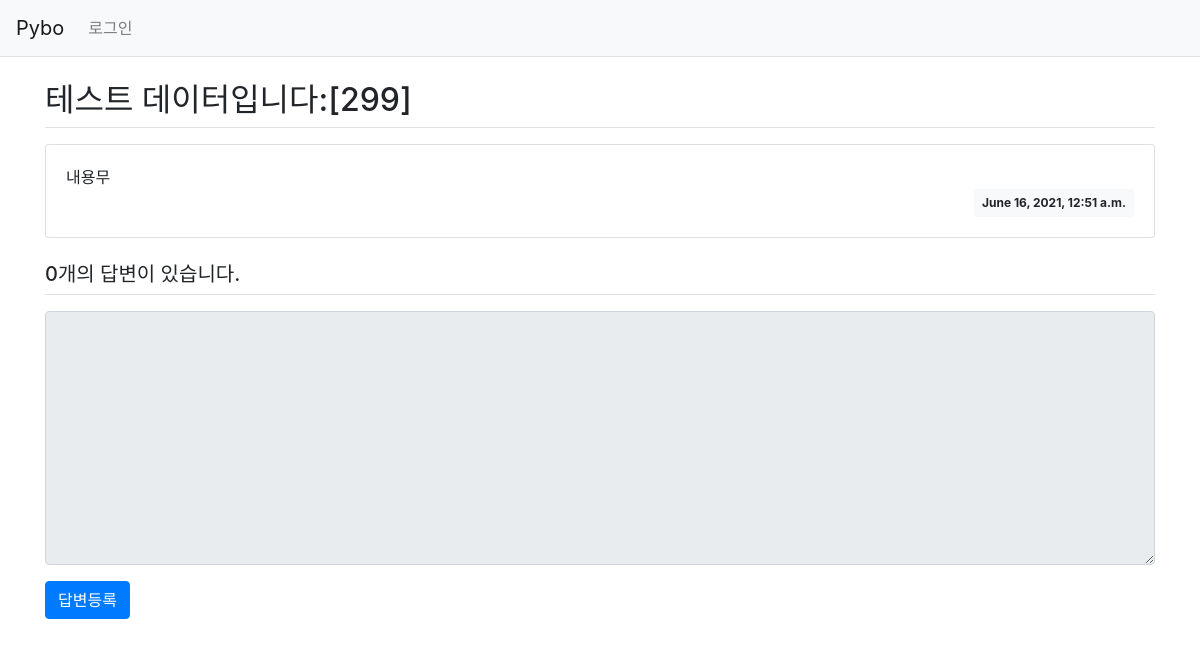
Before: /pybo/305/ with the older database file.
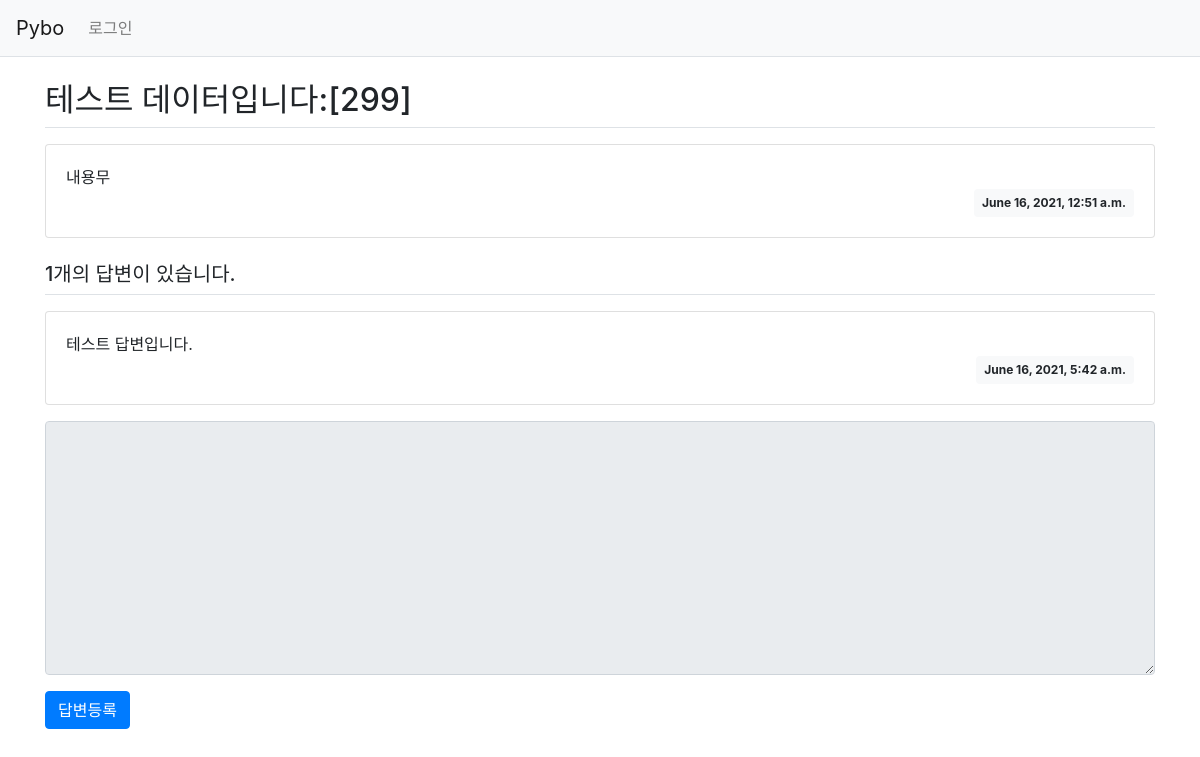
After: the same page with the newer database file.
### pybo/models.py (models this page shows, shortened)
class Question(models.Model):
    author = models.ForeignKey(User, on_delete=models.CASCADE)
    subject = models.CharField(max_length=200)
    content = models.TextField()
    create_date = models.DateTimeField()

class Answer(models.Model):
    author = models.ForeignKey(User, on_delete=models.CASCADE)
    question = models.ForeignKey(Question, on_delete=models.CASCADE)
    content = models.TextField()
    create_date = models.DateTimeField()

### pybo/views.py (the view)
# urls.py: path('<int:question_id>/', views.detail, name='detail'),
def detail(request, question_id):
    question = get_object_or_404(Question, pk=question_id)
    context = {'question': question}
    return render(request, 'pybo/question_detail.html', context)

### templates/pybo/question_detail.html (shortened to what this page needs)
{% extends 'base.html' %}
{% block content %}
<div class="container my-3">
    <h2 class="border-bottom py-2">{{ question.subject }}</h2>
    <div class="card my-3">
        <div class="card-body">
            <div class="card-text" style="white-space: pre-line;">{{ question.content }}</div>
            <div class="d-flex justify-content-end">
                <div class="badge badge-light p-2">
                    {{ question.create_date }}
                </div>
            </div>
        </div>
    </div>
    <h5 class="border-bottom my-3 py-2">{{question.answer_set.count}}개의 답변이 있습니다.</h5>
    {% for answer in question.answer_set.all %}
    <div class="card my-3">
        <div class="card-body">
            <div class="card-text" style="white-space: pre-line;">{{ answer.content }}</div>
            <div class="d-flex justify-content-end">
                <div class="badge badge-light p-2">
                    {{ answer.create_date }}
                </div>
            </div>
        </div>
    </div>
    {% endfor %}
    <form action="{% url 'pybo:answer_create' question.id %}" method="post" class="my-3">
        <div class="form-group">
            <textarea {% if not user.is_authenticated %}disabled{% endif %}
                name="content" id="content" class="form-control" rows="10"></textarea>
        </div>
        <input type="submit" value="답변등록" class="btn btn-primary">
    </form>
</div>
{% endblock %}
<!-- {% load static %}
<!-- {% load static %}

### templates/base.html (shortened to what this page needs)
{% load static %}
<!doctype html>
<html lang="ko">
<head>
    <link rel="stylesheet" type="text/css" href="{% static 'bootstrap.min.css' %}">
    <link rel="stylesheet" type="text/css" href="{% static 'style.css' %}">
</head>
<body>
{% include "navbar.html" %}
{% block content %}
{% endblock %}
</body>
</html>

### templates/navbar.html (shortened to what this page needs)
<nav class="navbar navbar-expand-lg navbar-light bg-light border-bottom">
    <a class="navbar-brand" href="{% url 'pybo:index' %}">Pybo</a>
    <div class="collapse navbar-collapse flex-grow-0" id="navbarNav">
        <ul class="navbar-nav">
            <li class="nav-item ">
                {% if user.is_authenticated %}
                <a class="nav-link" href="{% url 'common:logout' %}">{{ user.username }} (로그아웃)</a>
                {% else %}
                <a class="nav-link" href="{% url 'common:login' %}">로그인</a>
                {% endif %}
            </li>
        </ul>
    </div>
</nav>

Changed rows visible on the page:
computed for Question "테스트 데이터입니다:[299]": answer_set.count "0" → "1"
added Answer: content "테스트 답변입니다.", create_date "June 16, 2021, 5:42 a.m."
